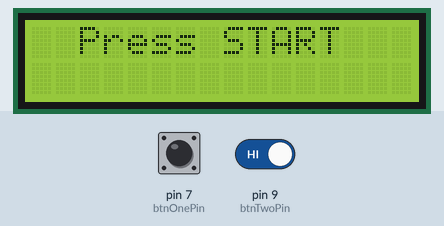
This sketch was run on a simulated Arduino Uno, built with avr-gcc and run on an emulated ATmega328P. On the bench: 16×2 character LCD. The inputs (shaded band) are chosen by the test bench; at power-on: pin 7 (btnOnePin) HIGH, pin 9 (btnTwoPin) HIGH. What the sketch prints to the serial monitor is not drawn.

Above: at 1.2 s.
1.3 s: pin 7 (btnOnePin) pulled LOW for 0.15 s
At 1.7 s:
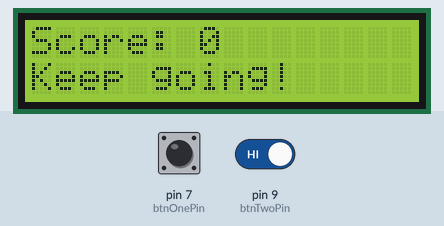
2.9 s: pin 7 (btnOnePin) pulled LOW for 1 s
At 4.1 s:
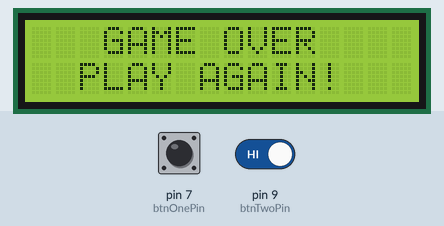
11.0 s: pin 7 (btnOnePin) pulsed LOW 5 times (0.12 s each, 0.3 s apart)
At 11.21 s:
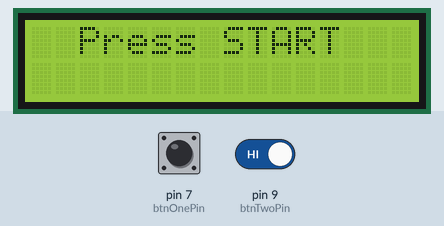
14.0 s: pin 7 (btnOnePin) driven LOW and pin 9 (btnTwoPin) driven LOW
Timing chart, 0 to 16.6 s (numbered marks = the images above; inputs shaded):
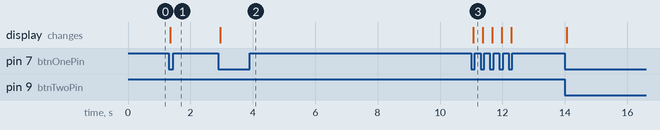

Measured:
- after the input at 1.3 s, the display: changes after 0.06 s (image 1)
- after the input at 2.9 s, the display: changes after 0.06 s (image 2)
- after the input at 11.0 s, the display: changes after 0.06 s (image 3)

The sketch:

inputs_Controller.ino
```cpp
//----------------------------Header--------------------------------------------
//Name: Hibatul Muqeet, Yash Rathore
//Project: Traffic Light: A Fun Interactive Reaction Game

#include <LiquidCrystal.h>

struct Components {
  int score;
  int gameStatus;
  int btnState;
};

const int rs = 12, en = 11, d4 = 5, d5 = 4, d6 = 3, d7 = 2;
LiquidCrystal lcd(rs, en, d4, d5, d6, d7);

const int btnOnePin = 7;
const int btnTwoPin = 9;

int gameState = 0;
int localScore = 0;
int prevScore = 0;

int btnOnePrevState = LOW;
int btnOneState = LOW;
int lastBtnOneState = LOW;
unsigned long btnOneLastDebounceTime = 0;

unsigned long btnTwoLastDebounceTime = 0;
int lastBtnTwoState = LOW;
int btnTwoState = LOW;

int debounceDelay = 50;
int mvDelay = 5;

unsigned long prevMillis = 0;
unsigned long lastSerialReceive = 0;
unsigned long lastSerialSend = 0;
unsigned long serialInterval = 50;  // Send every 50ms (20 times per second)
unsigned long nextGameInterval = 3000;
unsigned long lastGameOver = 0;

void setup() {
  pinMode(btnOnePin, INPUT_PULLUP);
  pinMode(btnTwoPin, INPUT_PULLUP);
  Serial.begin(9600);

  lcd.begin(16, 2);
  updateDisplay();
}

void updateDisplay(){
  lcd.clear();

  if(gameState == 0){
    lcd.setCursor(0, 0);
    lcd.print("  Press START  ");
    lcd.setCursor(0, 1);
    lcd.print("                ");
  } else if (gameState == 1){
    lcd.setCursor(0, 0);
    lcd.print("Score: ");
    lcd.print(localScore);
    lcd.print("   ");
    lcd.setCursor(0, 1);
    if (localScore < 100) {
      lcd.print("Keep going!    ");
    } else {
      lcd.print("Almost there!  ");
    }
  } else if (gameState == 2){
    lcd.setCursor(0, 0);
    lcd.print("   GAME OVER   ");
    lcd.setCursor(0, 1);
    lcd.print("  PLAY AGAIN!  ");

    if(millis() - lastGameOver >= nextGameInterval){
      gameState = 0;
      localScore = 0;
      lastGameOver = millis();
      updateDisplay();
    }

  } else if (gameState == 3){
    if(localScore < 100){
      lcd.setCursor(0, 0);
      lcd.print("   GAME OVER   ");
      lcd.setCursor(0, 1);
      lcd.print("  YOU LOST!    ");
      if(millis() - lastGameOver >= nextGameInterval){
        gameState = 0;
        localScore = 0;
        lastGameOver = millis();
        updateDisplay();
      }
    } else {
      lcd.setCursor(0, 0);
      lcd.print("    YOU WIN!   ");
      lcd.setCursor(0, 1);
      lcd.print("  CONGRATS!    ");
      if(millis() - lastGameOver >= nextGameInterval){
        gameState = 0;
        localScore = 0;
        lastGameOver = millis();
        updateDisplay();
      }
    }
  }
}

void loop() {
  unsigned long currMillis = millis();

  // Reading and handling Inputs
  int btnOneRead = digitalRead(btnOnePin);
  int btnTwoRead = digitalRead(btnTwoPin);

  if(btnOneRead != btnOnePrevState){
    btnOneLastDebounceTime = millis();
  }
  if((currMillis - btnOneLastDebounceTime) > debounceDelay){
    if(btnOneRead != btnOneState){
      btnOneState = btnOneRead;
      if(btnOneState == LOW) {
        if(gameState == 0){
          gameState = 1;
          updateDisplay();

        }
        else if(gameState == 1){
          gameState = 2;
          updateDisplay();
        }
        else if(gameState == 2){
          gameState = 0;
          updateDisplay();
        }
      }
    }

  }
  btnOnePrevState = btnOneRead;

  if(btnTwoRead != lastBtnTwoState){
    btnTwoLastDebounceTime = millis();
  }
  if((currMillis - btnTwoLastDebounceTime) > debounceDelay){
    if(btnTwoRead != btnTwoState){
      btnTwoState = btnTwoRead;
    }

  }
  lastBtnTwoState = btnTwoRead;

  // REMOVED the 1-second delay - now sends continuously
  // Serial Communication - Send every 50ms
  if(currMillis - lastSerialSend >= serialInterval){
    Components data;
    data.gameStatus = gameState;
    data.score = localScore;
    if(btnTwoState == LOW){
      data.btnState = 1;
    } else {
      data.btnState = 0;
    }

    Serial.write((byte*)&data, sizeof(data));
    lastSerialSend = currMillis;
  }

  // Receive data from output Arduino
  if(Serial.available() >= sizeof(Components)){
    Components updateData;
    Serial.readBytes((byte*)&updateData, sizeof(updateData));

    gameState = updateData.gameStatus;
    prevScore = localScore;
    localScore = updateData.score;

    if(localScore != prevScore){
      updateDisplay();
      Serial.println(localScore);
      prevScore = localScore;
    }
  }
}
```
